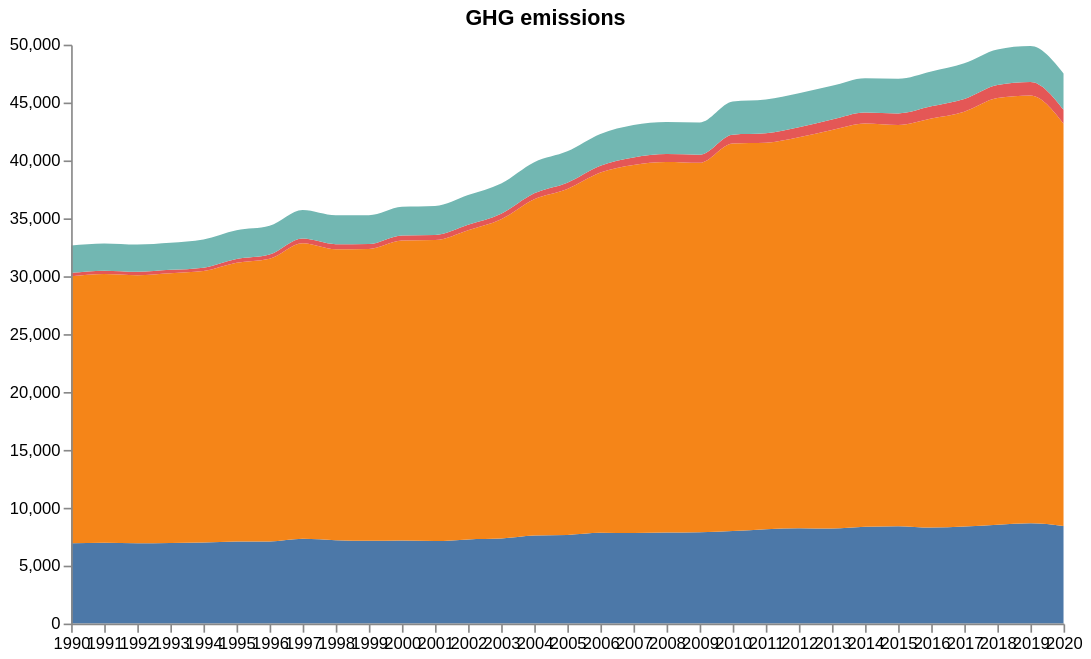

Vega-Lite specification for this chart:
### Vega specification from a JSON file in a GitHub repository (floating-point values rounded to 4 significant figures)
{"$schema": "https://vega.github.io/schema/vega/v5.json", "description": "A basic stacked area chart example.", "width": 600, "height": 350, "padding": 5, "title": "GHG emissions", "data": [{"name": "table", "values": [{"x": 1990, "y": 6937.0, "c": "CH4"}, {"x": 1991, "y": 6973.0, "c": "CH4"}, {"x": 1992, "y": 6933.0, "c": "CH4"}, {"x": 1993, "y": 6959.0, "c": "CH4"}, {"x": 1994, "y": 6996.0, "c": "CH4"}, {"x": 1995, "y": 7081.0, "c": "CH4"}, {"x": 1996, "y": 7097.0, "c": "CH4"}, {"x": 1997, "y": 7328.0, "c": "CH4"}, {"x": 1998, "y": 7204.0, "c": "CH4"}, {"x": 1999, "y": 7150.0, "c": "CH4"}, {"x": 2000, "y": 7174.0, "c": "CH4"}, {"x": 2001, "y": 7130.0, "c": "CH4"}, {"x": 2002, "y": 7271.0, "c": "CH4"}, {"x": 2003, "y": 7344.0, "c": "CH4"}, {"x": 2004, "y": 7598.0, "c": "CH4"}, {"x": 2005, "y": 7655.0, "c": "CH4"}, {"x": 2006, "y": 7841.0, "c": "CH4"}, {"x": 2007, "y": 7817.0, "c": "CH4"}, {"x": 2008, "y": 7860.0, "c": "CH4"}, {"x": 2009, "y": 7884.0, "c": "CH4"}, {"x": 2010, "y": 7987.0, "c": "CH4"}, {"x": 2011, "y": 8142.0, "c": "CH4"}, {"x": 2012, "y": 8226.0, "c": "CH4"}, {"x": 2013, "y": 8203.0, "c": "CH4"}, {"x": 2014, "y": 8358.0, "c": "CH4"}, {"x": 2015, "y": 8407.0, "c": "CH4"}, {"x": 2016, "y": 8291.0, "c": "CH4"}, {"x": 2017, "y": 8378.0, "c": "CH4"}, {"x": 2018, "y": 8528.0, "c": "CH4"}, {"x": 2019, "y": 8655.0, "c": "CH4"}, {"x": 2020, "y": 8429.0, "c": "CH4"}, {"x": 1990, "y": 23050.0, "c": "CO2"}, {"x": 1991, "y": 23210.0, "c": "CO2"}, {"x": 1992, "y": 23160.0, "c": "CO2"}, {"x": 1993, "y": 23300.0, "c": "CO2"}, {"x": 1994, "y": 23450.0, "c": "CO2"}, {"x": 1995, "y": 24080.0, "c": "CO2"}, {"x": 1996, "y": 24420.0, "c": "CO2"}, {"x": 1997, "y": 25530.0, "c": "CO2"}, {"x": 1998, "y": 25140.0, "c": "CO2"}, {"x": 1999, "y": 25200.0, "c": "CO2"}, {"x": 2000, "y": 25900.0, "c": "CO2"}, {"x": 2001, "y": 25990.0, "c": "CO2"}, {"x": 2002, "y": 26710.0, "c": "CO2"}, {"x": 2003, "y": 27580.0, "c": "CO2"}, {"x": 2004, "y": 29050.0, "c": "CO2"}, {"x": 2005, "y": 29880.0, "c": "CO2"}, {"x": 2006, "y": 31110.0, "c": "CO2"}, {"x": 2007, "y": 31800.0, "c": "CO2"}, {"x": 2008, "y": 32000.0, "c": "CO2"}, {"x": 2009, "y": 31910.0, "c": "CO2"}, {"x": 2010, "y": 33480.0, "c": "CO2"}, {"x": 2011, "y": 33390.0, "c": "CO2"}, {"x": 2012, "y": 33780.0, "c": "CO2"}, {"x": 2013, "y": 34420.0, "c": "CO2"}, {"x": 2014, "y": 34820.0, "c": "CO2"}, {"x": 2015, "y": 34660.0, "c": "CO2"}, {"x": 2016, "y": 35330.0, "c": "CO2"}, {"x": 2017, "y": 35840.0, "c": "CO2"}, {"x": 2018, "y": 36860.0, "c": "CO2"}, {"x": 2019, "y": 36950.0, "c": "CO2"}, {"x": 2020, "y": 34740.0, "c": "CO2"}, {"x": 1990, "y": 302.2, "c": "F-Gas"}, {"x": 1991, "y": 297.5, "c": "F-Gas"}, {"x": 1992, "y": 294.6, "c": "F-Gas"}, {"x": 1993, "y": 290.6, "c": "F-Gas"}, {"x": 1994, "y": 297.9, "c": "F-Gas"}, {"x": 1995, "y": 329.4, "c": "F-Gas"}, {"x": 1996, "y": 359.1, "c": "F-Gas"}, {"x": 1997, "y": 391.6, "c": "F-Gas"}, {"x": 1998, "y": 424.9, "c": "F-Gas"}, {"x": 1999, "y": 426.8, "c": "F-Gas"}, {"x": 2000, "y": 443.7, "c": "F-Gas"}, {"x": 2001, "y": 441.6, "c": "F-Gas"}, {"x": 2002, "y": 467.4, "c": "F-Gas"}, {"x": 2003, "y": 477.7, "c": "F-Gas"}, {"x": 2004, "y": 511.8, "c": "F-Gas"}, {"x": 2005, "y": 541.9, "c": "F-Gas"}, {"x": 2006, "y": 587.2, "c": "F-Gas"}, {"x": 2007, "y": 641.5, "c": "F-Gas"}, {"x": 2008, "y": 684.6, "c": "F-Gas"}, {"x": 2009, "y": 705.6, "c": "F-Gas"}, {"x": 2010, "y": 762.3, "c": "F-Gas"}, {"x": 2011, "y": 812.3, "c": "F-Gas"}, {"x": 2012, "y": 861.1, "c": "F-Gas"}, {"x": 2013, "y": 908.9, "c": "F-Gas"}, {"x": 2014, "y": 962.6, "c": "F-Gas"}, {"x": 2015, "y": 1001.0, "c": "F-Gas"}, {"x": 2016, "y": 1054.0, "c": "F-Gas"}, {"x": 2017, "y": 1095.0, "c": "F-Gas"}, {"x": 2018, "y": 1136.0, "c": "F-Gas"}, {"x": 2019, "y": 1177.0, "c": "F-Gas"}, {"x": 2020, "y": 1219.0, "c": "F-Gas"}, {"x": 1990, "y": 2368.0, "c": "N2O"}, {"x": 1991, "y": 2355.0, "c": "N2O"}, {"x": 1992, "y": 2349.0, "c": "N2O"}, {"x": 1993, "y": 2333.0, "c": "N2O"}, {"x": 1994, "y": 2422.0, "c": "N2O"}, {"x": 1995, "y": 2476.0, "c": "N2O"}, {"x": 1996, "y": 2479.0, "c": "N2O"}, {"x": 1997, "y": 2466.0, "c": "N2O"}, {"x": 1998, "y": 2497.0, "c": "N2O"}, {"x": 1999, "y": 2484.0, "c": "N2O"}, {"x": 2000, "y": 2476.0, "c": "N2O"}, {"x": 2001, "y": 2507.0, "c": "N2O"}, {"x": 2002, "y": 2568.0, "c": "N2O"}, {"x": 2003, "y": 2608.0, "c": "N2O"}, {"x": 2004, "y": 2690.0, "c": "N2O"}, {"x": 2005, "y": 2702.0, "c": "N2O"}, {"x": 2006, "y": 2735.0, "c": "N2O"}, {"x": 2007, "y": 2804.0, "c": "N2O"}, {"x": 2008, "y": 2770.0, "c": "N2O"}, {"x": 2009, "y": 2770.0, "c": "N2O"}, {"x": 2010, "y": 2854.0, "c": "N2O"}, {"x": 2011, "y": 2916.0, "c": "N2O"}, {"x": 2012, "y": 2936, "c": "N2O"}, {"x": 2013, "y": 2913.0, "c": "N2O"}, {"x": 2014, "y": 2961.0, "c": "N2O"}, {"x": 2015, "y": 2995.0, "c": "N2O"}, {"x": 2016, "y": 3020.0, "c": "N2O"}, {"x": 2017, "y": 3082.0, "c": "N2O"}, {"x": 2018, "y": 3066.0, "c": "N2O"}, {"x": 2019, "y": 3099.0, "c": "N2O"}, {"x": 2020, "y": 3127.0, "c": "N2O"}], "transform": [{"type": "stack", "groupby": ["x"], "sort": {"field": "c"}, "field": "y"}]}], "scales": [{"name": "x", "type": "point", "range": "width", "domain": {"data": "table", "field": "x"}}, {"name": "y", "type": "linear", "range": "height", "nice": true, "zero": true, "domain": {"data": "table", "field": "y1"}}, {"name": "color", "type": "ordinal", "range": "category", "domain": {"data": "table", "field": "c"}}], "axes": [{"orient": "bottom", "scale": "x", "zindex": 1}, {"orient": "left", "scale": "y", "zindex": 1}], "marks": [{"type": "group", "from": {"facet": {"name": "series", "data": "table", "groupby": "c"}}, "marks": [{"type": "area", "from": {"data": "series"}, "encode": {"enter": {"interpolate": {"value": "monotone"}, "x": {"scale": "x", "field": "x"}, "y": {"scale": "y", "field": "y0"}, "y2": {"scale": "y", "field": "y1"}, "fill": {"scale": "color", "field": "c"}}, "update": {"fillOpacity": {"value": 1}}, "hover": {"fillOpacity": {"value": 0.5}}}}]}]}
